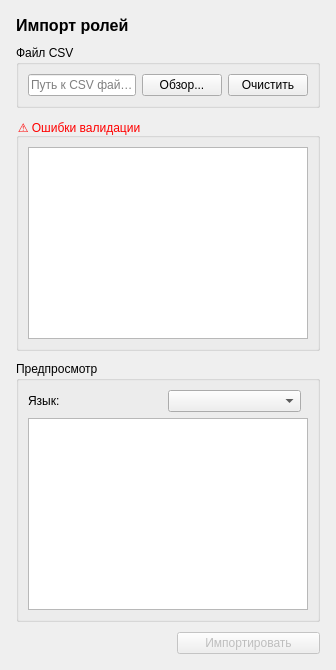
<?xml version="1.0" encoding="UTF-8"?>
<ui version="4.0">
    <author/>
    <comment/>
    <exportmacro/>
    <class>botc::ui::ImportRolesWidget</class>
    <widget class="QWidget" name="botc::ui::ImportRolesWidget">
        <layout class="QVBoxLayout" name="mainLayout">
            <property name="margin">
                <number>16</number>
            </property>
            <property name="spacing">
                <number>10</number>
            </property>
            <!-- Заголовок -->
            <item>
                <widget class="QLabel">
                    <property name="text">
                        <string>Импорт ролей</string>
                    </property>
                    <property name="styleSheet">
                        <string>font-size: 16px; font-weight: bold;</string>
                    </property>
                </widget>
            </item>
            <!-- Выбор файла -->
            <item>
                <widget class="QGroupBox">
                    <property name="title">
                        <string>Файл CSV</string>
                    </property>
                    <layout class="QHBoxLayout">
                        <item>
                            <widget class="QLineEdit" name="filePathEdit">
                                <property name="readOnly">
                                    <bool>true</bool>
                                </property>
                                <property name="placeholderText">
                                    <string>Путь к CSV файлу...</string>
                                </property>
                            </widget>
                        </item>
                        <item>
                            <widget class="QPushButton" name="browseButton">
                                <property name="text">
                                    <string>Обзор...</string>
                                </property>
                                <property name="maximumWidth">
                                    <number>90</number>
                                </property>
                            </widget>
                        </item>
                        <item>
                            <widget class="QPushButton" name="clearButton">
                                <property name="text">
                                    <string>Очистить</string>
                                </property>
                                <property name="maximumWidth">
                                    <number>90</number>
                                </property>
                            </widget>
                        </item>
                    </layout>
                </widget>
            </item>

            <!-- Ошибки валидации (скрыто по умолчанию) -->
            <item>
                <widget class="QGroupBox" name="errorsGroup">
                    <property name="title">
                        <string>⚠ Ошибки валидации</string>
                    </property>
                    <property name="styleSheet">
                        <string>QGroupBox { color: red; }</string>
                    </property>
                    <property name="visible">
                        <bool>false</bool>
                    </property>
                    <layout class="QVBoxLayout">
                        <item>
                            <widget class="QListWidget" name="errorsWidget">
                                <property name="maximumHeight">
                                    <number>100</number>
                                </property>
                            </widget>
                        </item>
                    </layout>
                </widget>
            </item>

            <!-- Предпросмотр -->
            <item>
                <widget class="QGroupBox">
                    <property name="title">
                        <string>Предпросмотр</string>
                    </property>
                    <layout class="QVBoxLayout">

                        <!-- Переключатель языка -->
                        <item>
                            <layout class="QHBoxLayout">
                                <item>
                                    <widget class="QLabel">
                                        <property name="text">
                                            <string>Язык:</string>
                                        </property>
                                    </widget>
                                </item>
                                <item>
                                    <widget class="QComboBox" name="languageCombo">
                                        <property name="minimumWidth">
                                            <number>120</number>
                                        </property>
                                    </widget>
                                </item>
                                <item>
                                    <spacer>
                                        <property name="orientation">
                                            <enum>Qt::Horizontal</enum>
                                        </property>
                                    </spacer>
                                </item>
                            </layout>
                        </item>

                        <!-- Таблица -->
                        <item>
                            <widget class="QTableWidget" name="previewTable">
                                <property name="minimumHeight">
                                    <number>250</number>
                                </property>
                                <property name="selectionBehavior">
                                    <enum>QAbstractItemView::SelectRows</enum>
                                </property>
                                <property name="alternatingRowColors">
                                    <bool>true</bool>
                                </property>
                                <property name="editTriggers">
                                    <set>QAbstractItemView::NoEditTriggers</set>
                                </property>
                            </widget>
                        </item>

                    </layout>
                </widget>
            </item>

            <!-- Статус + кнопка импорта -->
            <item>
                <layout class="QHBoxLayout">
                    <item>
                        <widget class="QLabel" name="statusLabel">
                            <property name="text">
                                <string></string>
                            </property>
                        </widget>
                    </item>
                    <item>
                        <spacer>
                            <property name="orientation">
                                <enum>Qt::Horizontal</enum>
                            </property>
                        </spacer>
                    </item>
                    <item>
                        <widget class="QPushButton" name="importButton">
                            <property name="text">
                                <string>Импортировать</string>
                            </property>
                            <property name="enabled">
                                <bool>false</bool>
                            </property>
                            <property name="minimumWidth">
                                <number>120</number>
                            </property>
                        </widget>
                    </item>
                </layout>
            </item>
        </layout>
    </widget>
    <pixmapfunction/>
    <connections/>
</ui>
